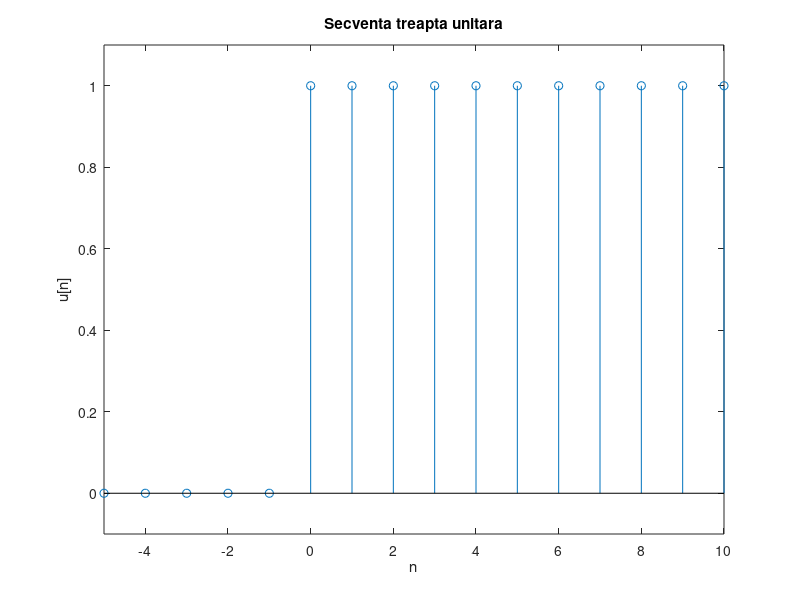
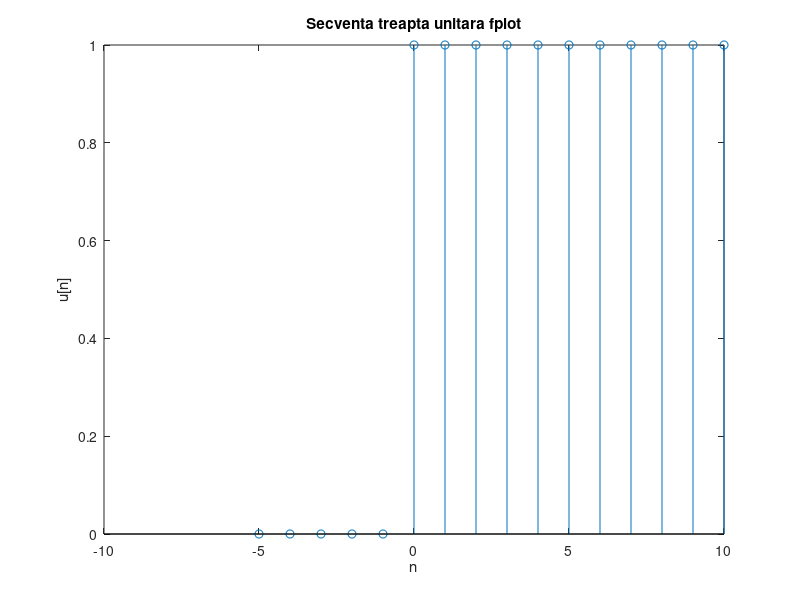

Reproduce these figures in MATLAB, in order.
n1 = -5; n2 = 10;
n = n1:n2;
x = (n>=0);
stem(n, x);
xlabel('n'); ylabel('u[n]');
title('Secventa treapta unitara');
axis([n1 n2 -0.1 1.1]);

x = @(n) (n>=0);
figure;
stem(n, x(n));
xlabel('n'); ylabel('u[n]');
title('Secventa treapta unitara fplot');